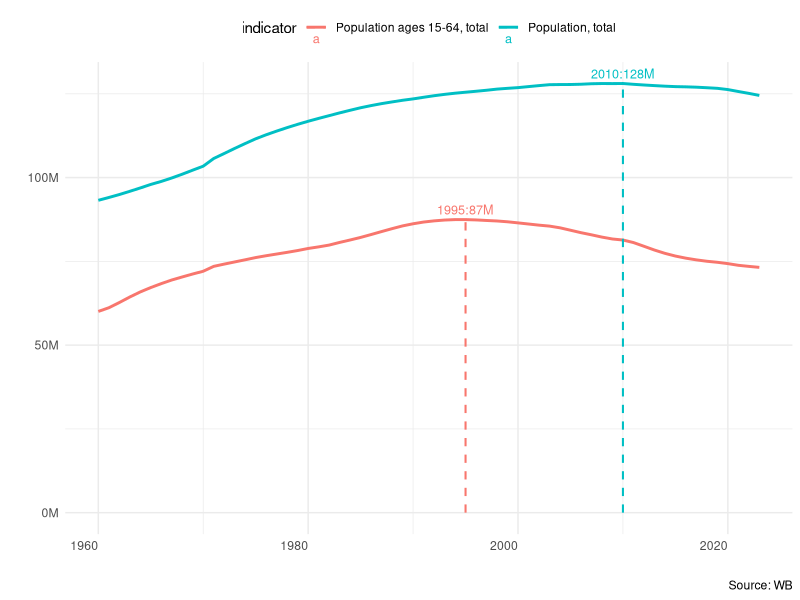
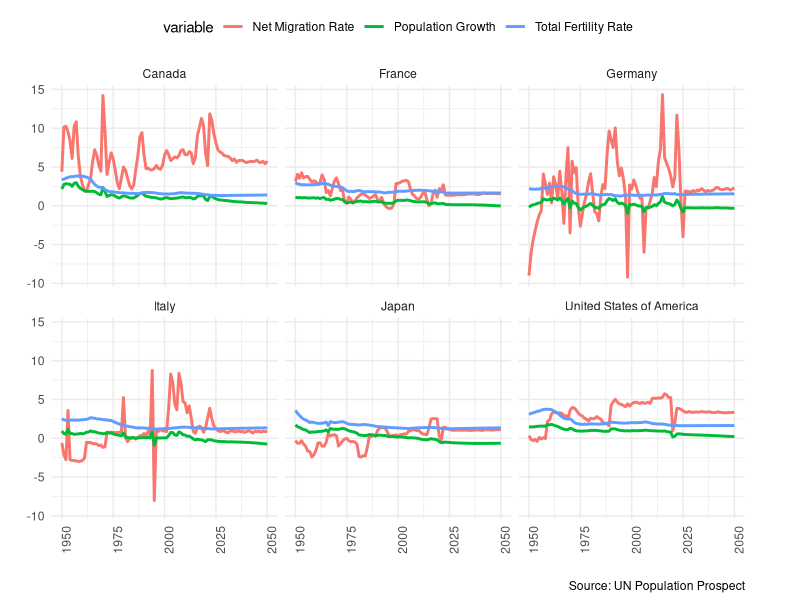
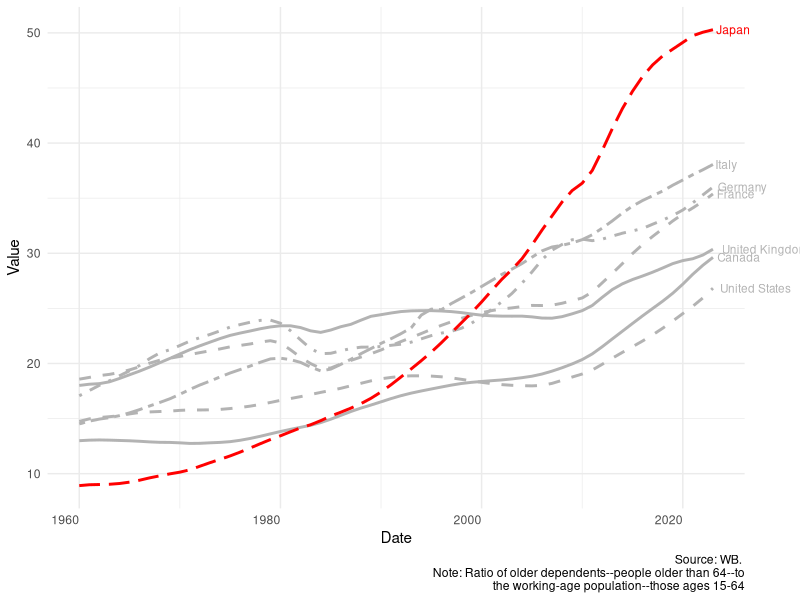
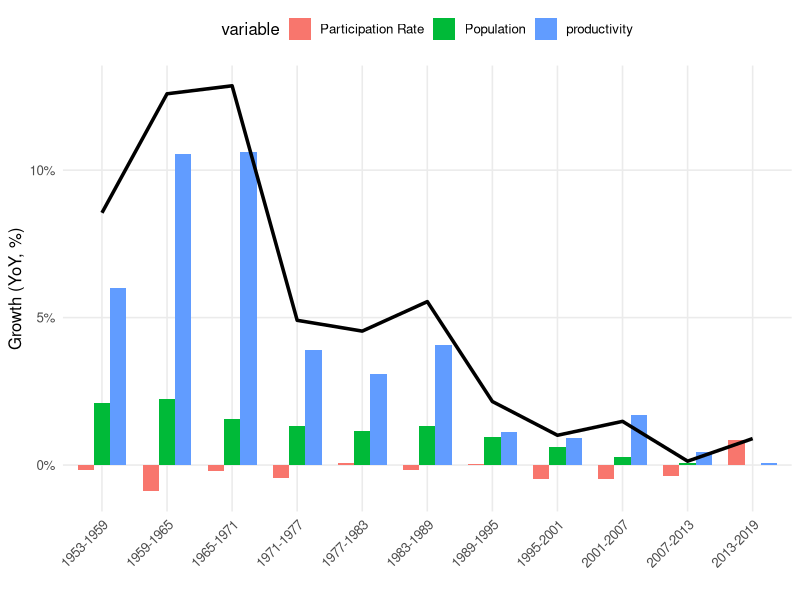
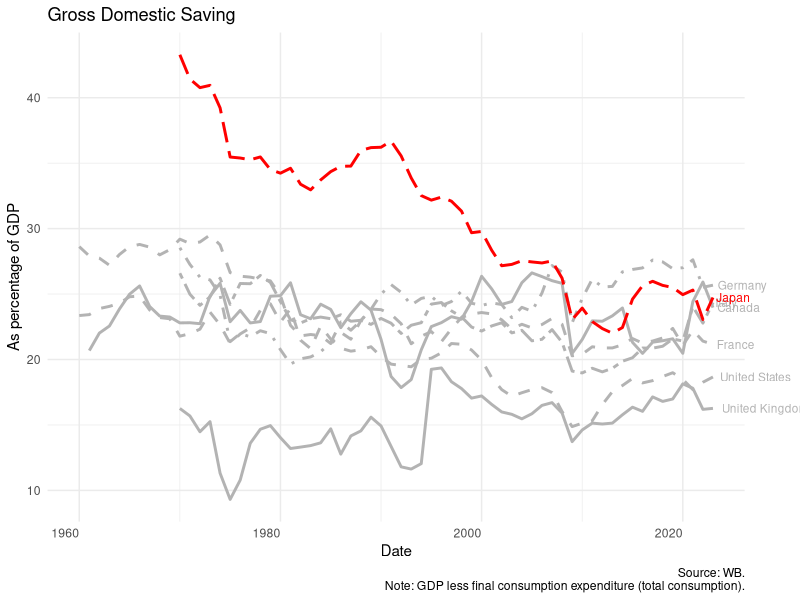
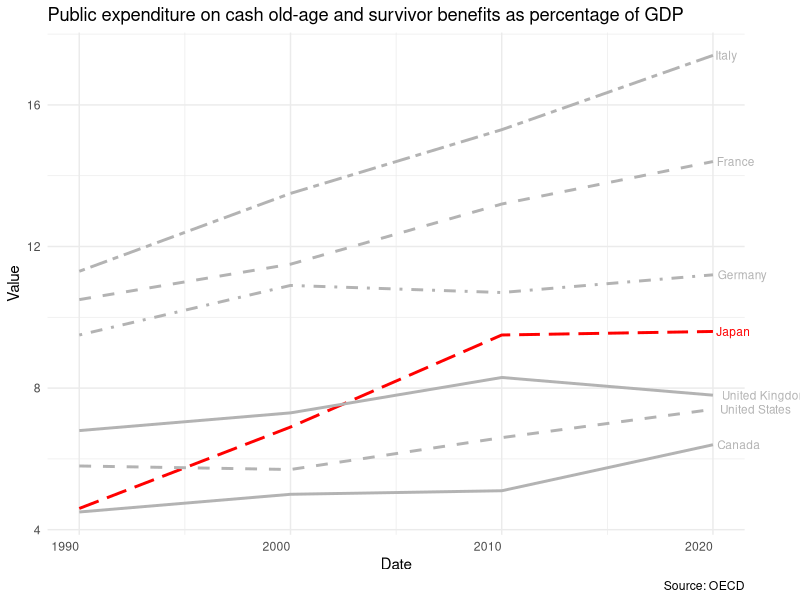
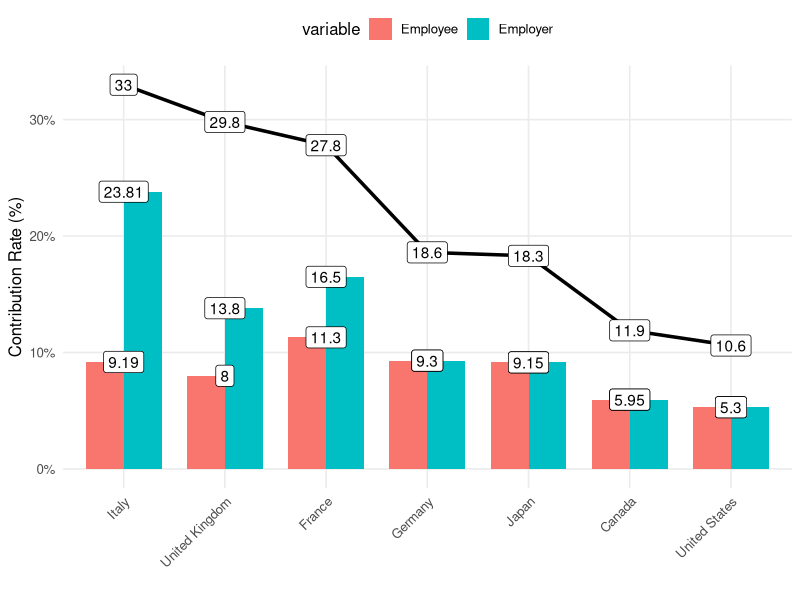
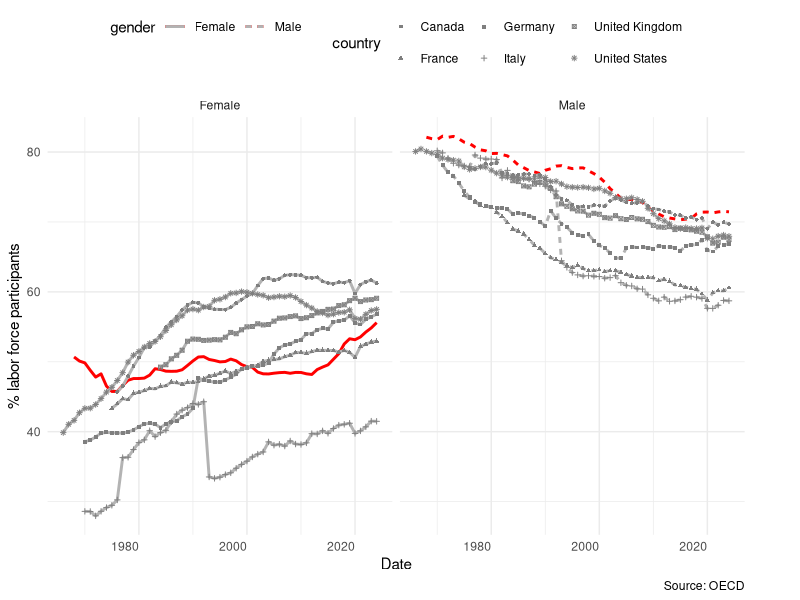

These figures' R source, in order:
## ---- chunk 1
#| include: false
library(data.table)
library(ggpubr)
library(scales)
## ---- chunk 2
pop = fread("../data/11 aging/wb_pop.csv")

# Prepare data
pop2 = pop[country=="Japan"]
pop2[,max_value:=max(value),by=indicator]
pop2[,lab:=ifelse(value==max_value,round(value/10^6,0),"")]
pop2_lab = pop2[lab!="",.(value,date,indicator,
                          label=paste0(date,":",
                                       round(value/10^6,0),"M"))]

ggplot(pop2, aes(x = date, y = value,
                color = indicator)) +
  scale_y_continuous(
    labels = label_number(scale = 1e-6, suffix = "M")) +
  geom_line(size = 1) +
  geom_segment(
    data = pop2_lab,
    aes(x = date, xend = date,
        y = 0, yend = value, 
        color = indicator),
    linewidth = 0.7,
    linetype = "dashed"
  ) +
  # labels at top of vline
  geom_text(
    data = pop2_lab,
    aes(x = date, y = value,
        label = label),
    vjust = -0.5,
    size = 3.2
  ) +
  labs(x = "", y = "",
       caption = "Source: WB") +
  theme_minimal() +
  theme(
    legend.position = "top",   # remove legend
    axis.text.x = element_text(angle = 0, hjust = 1))+
  coord_cartesian(clip = "off")        # allow labels to extend outside plot
## ---- chunk 3
birth = fread("../data/11 aging/un_pop_birth.csv")
birth[, value_norm := value / value[date == min(date)], 
   by = .(Country, variable)]
birth = birth[date<=2050]

ggplot() +
  geom_line(data=birth[!grepl("Life",variable)], 
            aes(x = date, y = value,
                          group = variable,
                          color = variable),size=1) +
  facet_wrap(~Country) +
  labs(x = "", y = "",
       caption = "Source: UN Population Prospect") +
  theme_minimal() +
  theme(
    legend.position = "top",   # remove legend
    axis.text.x = element_text(angle = 90, hjust = 1),
    plot.margin = margin(5, 40, 5, 5)) +
  coord_cartesian(clip = "off")    # allow labels to extend outside plot
## ---- chunk 4
age = fread("../data/11 aging/wb_age_depend.csv")

# Prepare data
age[, is_japan := ifelse(country == "Japan", "Japan", "Others")]

# Last observation per country for labeling
lab = age[date==max(date),.(date,value,country,is_japan)]

ggplot(age, aes(x = date, y = value,
                color = is_japan,
                linetype = country,
                group = country)) +
  geom_line(size = 1) +
  geom_text(
    data = lab,
    aes(label = country, color = is_japan),
    hjust = -0.1,              # move label slightly to the right
    vjust = 0.5,
    size = 3
  ) +
  scale_color_manual(values = c("Japan" = "red", "Others" = "gray70")) +
  scale_linetype_manual(
    values = rep(c("solid","dashed","dotdash","twodash","longdash"), 
                 length.out = length(unique(age$country)))
  ) +
  labs(x = "Date", y = "Value",
       caption = "Source: WB. \nNote: Ratio of older dependents--people older than 64--to\n the working-age population--those ages 15-64") +
  theme_minimal() +
  theme(
    legend.position = "none",   # remove legend
    axis.text.x = element_text(angle = 0, hjust = 1),
    plot.margin = margin(5, 40, 5, 5)   # extra right margin so labels not cut
  ) +
  coord_cartesian(clip = "off")        # allow labels to extend outside plot
## ---- chunk 5
jpl = fread("../data/11 aging/japan_growth.csv")
jpl[variable=="lf_ratio",variable:="Participation Rate"]
jpl[variable=="pop",variable:="Population"]

ggplot() +
  # Bars for other variables
  geom_col(
    data = jpl[variable != "rgdp"],
    aes(x = period, y = gyoy, fill = variable),
    position = "dodge",
    width = 0.75
  ) +
  # Line for rgdp
  geom_line(
    data = jpl[variable == "rgdp"],
    aes(x = period, y = gyoy, group = 1),
    linewidth = 1.2,
    color = "black") +
  # Axis styling
  labs(
    x = "",
    y = "Growth (YoY, %)",
    fill = "variable"
  ) +
  scale_y_continuous(labels = label_percent(scale = 1)) +
  
  # Nicer theme
  theme_minimal(base_size = 12) +
  theme(
    panel.grid.minor = element_blank(),
    legend.position = "top",
    axis.text.x = element_text(angle = 45, hjust = 1),
    plot.title = element_text(face = "bold", size = 14)
  )

## ---- chunk 6
saving = fread("../data/11 aging/wb_saving.csv")

# Prepare data
saving[, is_japan := ifelse(country == "Japan", "Japan", "Others")]

# Last observation per country for labeling
labsave = saving[date==max(date),.(date,value,country,is_japan)]

ggplot(saving, aes(x = date, y = value,
                color = is_japan,
                linetype = country,
                group = country)) +
  geom_line(size = 1) +
  geom_text(
    data = labsave,
    aes(label = country, color = is_japan),
    hjust = -0.1,              # move label slightly to the right
    vjust = 0.5,
    size = 3
  ) +
  scale_color_manual(values = c("Japan" = "red", "Others" = "gray70")) +
  scale_linetype_manual(
    values = rep(c("solid","dashed","dotdash","twodash","longdash"), 
                 length.out = length(unique(saving$country)))
  ) +
  labs(title = "Gross Domestic Saving",
       x = "Date", y = "As percentage of GDP",
       caption = "Source: WB.\n	Note: GDP less final consumption expenditure (total consumption).") +
  theme_minimal() +
  theme(
    legend.position = "none",   # remove legend
    axis.text.x = element_text(angle = 0, hjust = 1),
    plot.margin = margin(5, 40, 5, 5)   # extra right margin so labels not cut
  ) +
  coord_cartesian(clip = "off")        # allow labels to extend outside plot
## ---- chunk 7
social = fread("../data/11 aging/social_spend.csv")
setnames(social,"year","date")
setnames(social,"Country","country")

# Prepare data
social[, is_japan := ifelse(country == "Japan", "Japan", "Others")]

# Last observation per country for labeling
labso = social[date==max(date),.(date,value,country,is_japan)]

ggplot(social, aes(x = date, y = value,
                color = is_japan,
                linetype = country,
                group = country)) +
  geom_line(size = 1) +
  geom_text(
    data = labso,
    aes(label = country, color = is_japan),
    hjust = -0.1,              # move label slightly to the right
    vjust = 0.5,
    size = 3
  ) +
  scale_color_manual(values = c("Japan" = "red", "Others" = "gray70")) +
  scale_linetype_manual(
    values = rep(c("solid","dashed","dotdash","twodash","longdash"), 
                 length.out = length(unique(social$country)))
  ) +
  labs(title= "Public expenditure on cash old-age and survivor benefits as percentage of GDP",
       x = "Date", y = "Value",
       caption = "Source: OECD") +
  theme_minimal() +
  theme(
    legend.position = "none",   # remove legend
    axis.text.x = element_text(angle = 0, hjust = 1),
    plot.margin = margin(5, 40, 5, 5)   # extra right margin so labels not cut
  ) +
  coord_cartesian(clip = "off")        # allow labels to extend outside plot
## ---- chunk 8
contril = fread("../data/11 aging/social_rate.csv")
contril = contril[grepl("public$|Total",variable)]
contril[,variable:=trimws(gsub("\\,.*$","",variable))]
contril[,value_max:=max(value),by=Country]
cons = unique(contril[order(-value_max),Country])
contril[,Country:=factor(Country,levels = cons)]

ggplot() +
  # Bars for other variables
  geom_col(
    data = contril[variable != "Total"],
    aes(x = Country, y = value, fill = variable),
    position = "dodge",
    width = 0.75
  ) +
  geom_label(data = contril[variable != "Total"],
             aes(x=Country,y=value,label = value)) +
  # Line for rgdp
  geom_line(
    data = contril[variable == "Total"],
    aes(x = Country, y = value, group = 1),
    linewidth = 1.2,
    color = "black") +
  geom_label(data = contril[variable == "Total"],
             aes(x=Country,y=value,label = value)) +
  # Axis styling
  labs(
    x = "",
    y = "Contribution Rate (%)",
    fill = "variable"
  ) +
  scale_y_continuous(labels = label_percent(scale = 1)) +
  # Nicer theme
  theme_minimal(base_size = 12) +
  theme(
    panel.grid.minor = element_blank(),
    legend.position = "top",
    axis.text.x = element_text(angle = 45, hjust = 1),
    plot.title = element_text(face = "bold", size = 14)
  )

## ---- chunk 9
fe = fread("../data/11 aging/oecd_lf.csv")
# Prepare data
fe[, is_japan := ifelse(country == "Japan", "Japan", "Others")]

# Last observation per country for labeling
labfe = fe[date==max(date),.(date,value,country,is_japan,gender)]

ggplot() +
  geom_line(data=fe[is_japan=="Japan"], aes(x = date, y = value,
                linetype = gender),
       color ="red",size=1) +
  geom_line(data=fe[is_japan!="Japan"], aes(x = date, y = value,
                linetype = gender,shape=country),
       color ="gray70",size=1) +
  geom_point(data=fe[is_japan!="Japan"], aes(x = date, y = value,
                shape=country),
       color ="gray50",size=1) +
  facet_wrap(~gender) +
  labs(x = "Date", y = "% labor force participants",
       caption = "Source: OECD") +
  theme_minimal() +
  theme(
    legend.position = "top",   # remove legend
    axis.text.x = element_text(angle = 0, hjust = 1),
    plot.margin = margin(5, 40, 5, 5)   # extra right margin so labels not cut
  ) +
  coord_cartesian(clip = "off")        # allow labels to extend outside plot
## ---- chunk 10
fe2 = fread("../data/11 aging/oecd_lf_fe.csv")
fe3 = fe2[date%in%c(1975,1985,1995,2005,2015,2024)]
fe3[,date:=as.character(date)]
fe3[,Age:=trimws(gsub("From | years| or","",Age))]

ggplot() +
  geom_line(data=fe3, aes(x = Age, y = value,
                          group = date,
                          color = date),size=1) +
  facet_wrap(~country) +
  labs(x = "Date", y = "% labor force participants",
       caption = "Source: OECD") +
  theme_minimal() +
  theme(
    legend.position = "top",   # remove legend
    axis.text.x = element_text(angle = 90, hjust = 1),
    plot.margin = margin(5, 40, 5, 5)) +
  coord_cartesian(clip = "off")    # allow labels to extend outside plot
## ---- chunk 11
owd = fread("../data/11 aging/owd_fe_fer.csv")
owd[,date:=as.character(Year)]
owd[,Population:=round(population_historical/10^6)]

ggplot() +
  geom_point(data=owd, aes(y = sl_tlf_cact_fe_ne_zs, 
                           x =  fertility_rate,
                           size=Population,
                           colour = date)) +
  facet_wrap(~date) +
  geom_text(data=owd,aes(y = sl_tlf_cact_fe_ne_zs, 
                           x =  fertility_rate,
                         size = Population,
                          label = Code)) +
   scale_y_log10() +   
  scale_x_log10() +
  labs(x = "Fertility Reate", y = "Female participation",
       caption = "Source: ILO, UN, WB") +
  theme_minimal() +
  theme(
    legend.position = "top",   # remove legend
    axis.text.x = element_text(angle = 90, hjust = 1),
    plot.margin = margin(5, 40, 5, 5)) +
  coord_cartesian(clip = "off")    # allow labels to extend outside plot
